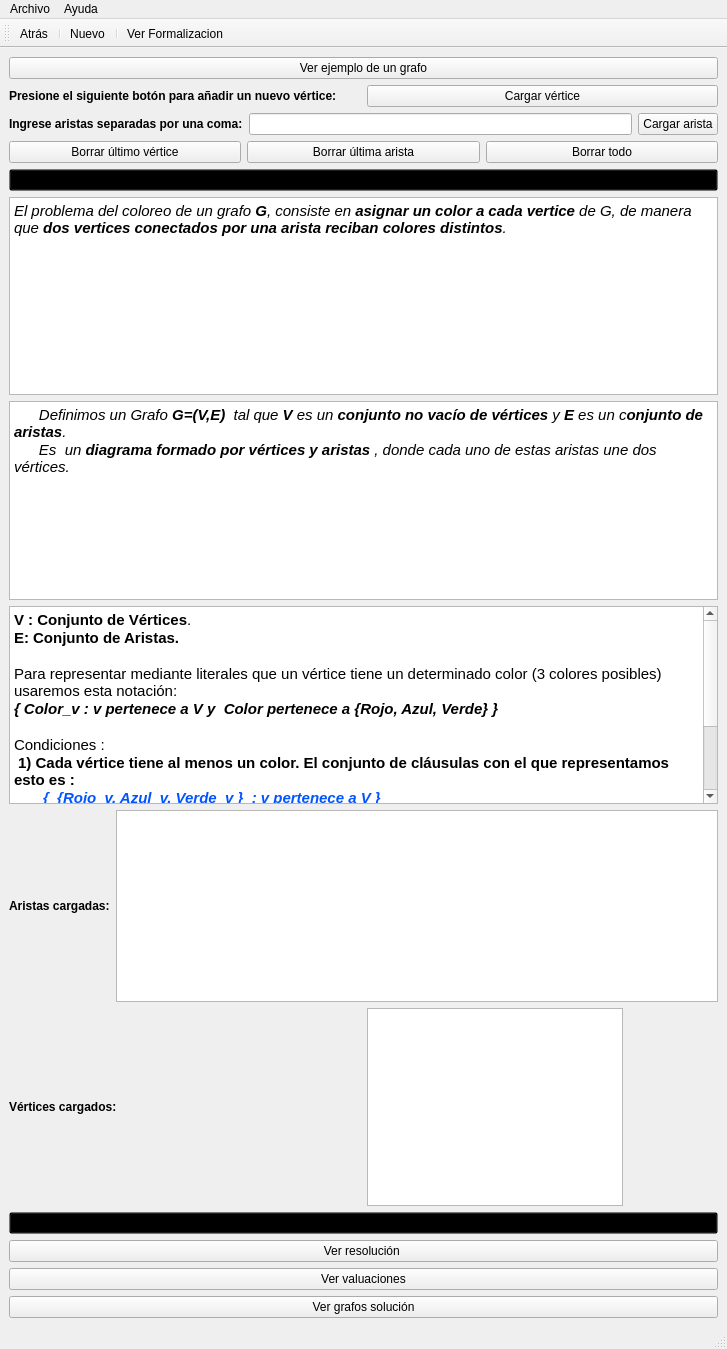
<?xml version="1.0" encoding="UTF-8"?>
<ui version="4.0">
 <class>UIColoreoGrafo</class>
 <widget class="QMainWindow" name="UIColoreoGrafo">
  <property name="geometry">
   <rect>
    <x>0</x>
    <y>0</y>
    <width>620</width>
    <height>1349</height>
   </rect>
  </property>
  <property name="windowTitle">
   <string>MainWindow</string>
  </property>
  <property name="windowIcon">
   <iconset resource="iconos.qrc">
    <normaloff>:/iconos/iconoVentana.png</normaloff>:/iconos/iconoVentana.png</iconset>
  </property>
  <property name="toolTip">
   <string/>
  </property>
  <property name="styleSheet">
   <string notr="true">QMainWindow
{
	background-image: url(:/iconos/gradient7.png);
}
</string>
  </property>
  <widget class="QWidget" name="centralwidget">
   <layout class="QVBoxLayout" name="verticalLayout_2">
    <item>
     <widget class="QPushButton" name="pushButtonVerGrafo">
      <property name="text">
       <string>Ver ejemplo de un grafo</string>
      </property>
     </widget>
    </item>
    <item>
     <layout class="QVBoxLayout" name="verticalLayout">
      <item>
       <layout class="QHBoxLayout" name="horizontalLayout">
        <item>
         <widget class="QLabel" name="label_5">
          <property name="toolTip">
           <string/>
          </property>
          <property name="text">
           <string>&lt;html&gt;&lt;head/&gt;&lt;body&gt;&lt;p&gt;&lt;span style=&quot; font-size:9pt; font-weight:600;&quot;&gt;Presione el siguiente botón para añadir un nuevo vértice:&lt;/span&gt;&lt;/p&gt;&lt;/body&gt;&lt;/html&gt;</string>
          </property>
          <property name="buddy">
           <cstring>lineArco</cstring>
          </property>
         </widget>
        </item>
        <item>
         <widget class="QPushButton" name="CargarVertice">
          <property name="toolTip">
           <string/>
          </property>
          <property name="text">
           <string>Cargar vértice</string>
          </property>
         </widget>
        </item>
       </layout>
      </item>
      <item>
       <layout class="QHBoxLayout" name="horizontalLayout_3">
        <item>
         <widget class="QLabel" name="label_3">
          <property name="toolTip">
           <string/>
          </property>
          <property name="text">
           <string>&lt;html&gt;&lt;head/&gt;&lt;body&gt;&lt;p&gt;&lt;span style=&quot; font-size:9pt; font-weight:600;&quot;&gt;Ingrese aristas separadas por una coma:&lt;/span&gt;&lt;/p&gt;&lt;/body&gt;&lt;/html&gt;</string>
          </property>
          <property name="buddy">
           <cstring>lineArco</cstring>
          </property>
         </widget>
        </item>
        <item>
         <widget class="QLineEdit" name="lineArco">
          <property name="toolTip">
           <string>&lt;html&gt;&lt;head/&gt;&lt;body&gt;&lt;p&gt;Ejemplo : 1,2 (Agregue previamente los vertices 1 y 2 )&lt;/p&gt;&lt;/body&gt;&lt;/html&gt;</string>
          </property>
          <property name="text">
           <string extracomment="Ejemplo : 1 "/>
          </property>
          <property name="maxLength">
           <number>3</number>
          </property>
         </widget>
        </item>
        <item>
         <widget class="QPushButton" name="CargarArco">
          <property name="toolTip">
           <string/>
          </property>
          <property name="text">
           <string>Cargar arista</string>
          </property>
         </widget>
        </item>
       </layout>
      </item>
     </layout>
    </item>
    <item>
     <layout class="QHBoxLayout" name="horizontalLayout_2">
      <item>
       <widget class="QPushButton" name="borrarVertice">
        <property name="toolTip">
         <string/>
        </property>
        <property name="text">
         <string>Borrar último vértice</string>
        </property>
       </widget>
      </item>
      <item>
       <widget class="QPushButton" name="borrarUltimoArco">
        <property name="toolTip">
         <string/>
        </property>
        <property name="text">
         <string>Borrar última arista</string>
        </property>
       </widget>
      </item>
      <item>
       <widget class="QPushButton" name="BorraTodo">
        <property name="toolTip">
         <string/>
        </property>
        <property name="text">
         <string>Borrar todo</string>
        </property>
       </widget>
      </item>
     </layout>
    </item>
    <item>
     <widget class="QPushButton" name="espacio0">
      <property name="styleSheet">
       <string notr="true">QPushButton
{
	background-color: transparent;
}</string>
      </property>
      <property name="text">
       <string/>
      </property>
     </widget>
    </item>
    <item>
     <widget class="QTextBrowser" name="textBrowser_2">
      <property name="html">
       <string>&lt;!DOCTYPE HTML PUBLIC &quot;-//W3C//DTD HTML 4.0//EN&quot; &quot;http://www.w3.org/TR/REC-html40/strict.dtd&quot;&gt;
&lt;html&gt;&lt;head&gt;&lt;meta name=&quot;qrichtext&quot; content=&quot;1&quot; /&gt;&lt;style type=&quot;text/css&quot;&gt;
p, li { white-space: pre-wrap; }
&lt;/style&gt;&lt;/head&gt;&lt;body style=&quot; font-family:'MS Shell Dlg 2'; font-size:8.25pt; font-weight:400; font-style:normal;&quot;&gt;
&lt;p style=&quot; margin-top:0px; margin-bottom:0px; margin-left:0px; margin-right:0px; -qt-block-indent:0; text-indent:0px;&quot;&gt;&lt;span style=&quot; font-size:11pt; font-style:italic;&quot;&gt;El problema del coloreo de un grafo &lt;/span&gt;&lt;span style=&quot; font-size:11pt; font-weight:600; font-style:italic;&quot;&gt;G&lt;/span&gt;&lt;span style=&quot; font-size:11pt; font-style:italic;&quot;&gt;, consiste en &lt;/span&gt;&lt;span style=&quot; font-size:11pt; font-weight:600; font-style:italic;&quot;&gt;asignar un color a cada vertice&lt;/span&gt;&lt;span style=&quot; font-size:11pt; font-style:italic;&quot;&gt; de G, de manera que &lt;/span&gt;&lt;span style=&quot; font-size:11pt; font-weight:600; font-style:italic;&quot;&gt;dos vertices conectados por una arista reciban colores distintos&lt;/span&gt;&lt;span style=&quot; font-size:11pt; font-style:italic;&quot;&gt;.&lt;/span&gt;&lt;/p&gt;
&lt;p style=&quot; margin-top:0px; margin-bottom:0px; margin-left:0px; margin-right:0px; -qt-block-indent:0; text-indent:0px;&quot;&gt;&lt;span style=&quot; font-size:11pt; font-weight:600; font-style:italic;&quot;&gt;		&lt;/span&gt;&lt;img src=&quot;:/iconos/grafo_imagen.png&quot; /&gt;&lt;/p&gt;&lt;/body&gt;&lt;/html&gt;</string>
      </property>
     </widget>
    </item>
    <item>
     <widget class="QTextBrowser" name="textBrowser">
      <property name="html">
       <string>&lt;!DOCTYPE HTML PUBLIC &quot;-//W3C//DTD HTML 4.0//EN&quot; &quot;http://www.w3.org/TR/REC-html40/strict.dtd&quot;&gt;
&lt;html&gt;&lt;head&gt;&lt;meta name=&quot;qrichtext&quot; content=&quot;1&quot; /&gt;&lt;style type=&quot;text/css&quot;&gt;
p, li { white-space: pre-wrap; }
&lt;/style&gt;&lt;/head&gt;&lt;body style=&quot; font-family:'MS Shell Dlg 2'; font-size:8.25pt; font-weight:400; font-style:normal;&quot;&gt;
&lt;p style=&quot; margin-top:0px; margin-bottom:0px; margin-left:0px; margin-right:0px; -qt-block-indent:0; text-indent:0px;&quot;&gt;&lt;span style=&quot; font-size:11pt; font-weight:600; font-style:italic;&quot;&gt;     &lt;/span&gt;&lt;span style=&quot; font-size:11pt; font-style:italic;&quot;&gt; Definimos un Grafo &lt;/span&gt;&lt;span style=&quot; font-size:11pt; font-weight:600; font-style:italic;&quot;&gt;G=(V,E) &lt;/span&gt;&lt;span style=&quot; font-size:11pt; font-style:italic;&quot;&gt; tal que &lt;/span&gt;&lt;span style=&quot; font-size:11pt; font-weight:600; font-style:italic;&quot;&gt;V&lt;/span&gt;&lt;span style=&quot; font-size:11pt; font-style:italic;&quot;&gt; es un &lt;/span&gt;&lt;span style=&quot; font-size:11pt; font-weight:600; font-style:italic;&quot;&gt;conjunto no vacío de vértices&lt;/span&gt;&lt;span style=&quot; font-size:11pt; font-style:italic;&quot;&gt; y &lt;/span&gt;&lt;span style=&quot; font-size:11pt; font-weight:600; font-style:italic;&quot;&gt;E &lt;/span&gt;&lt;span style=&quot; font-size:11pt; font-style:italic;&quot;&gt;es un c&lt;/span&gt;&lt;span style=&quot; font-size:11pt; font-weight:600; font-style:italic;&quot;&gt;onjunto de aristas&lt;/span&gt;&lt;span style=&quot; font-size:11pt; font-style:italic;&quot;&gt;. &lt;/span&gt;&lt;/p&gt;
&lt;p style=&quot; margin-top:0px; margin-bottom:0px; margin-left:0px; margin-right:0px; -qt-block-indent:0; text-indent:0px;&quot;&gt;&lt;span style=&quot; font-size:11pt; font-style:italic;&quot;&gt;      Es  un &lt;/span&gt;&lt;span style=&quot; font-size:11pt; font-weight:600; font-style:italic;&quot;&gt;diagrama formado por vértices y aristas &lt;/span&gt;&lt;span style=&quot; font-size:11pt; font-style:italic;&quot;&gt;, donde cada uno de estas aristas une dos vértices.&lt;/span&gt;&lt;/p&gt;
&lt;p style=&quot;-qt-paragraph-type:empty; margin-top:0px; margin-bottom:0px; margin-left:0px; margin-right:0px; -qt-block-indent:0; text-indent:0px; font-size:11pt; font-style:italic;&quot;&gt;&lt;br /&gt;&lt;/p&gt;&lt;/body&gt;&lt;/html&gt;</string>
      </property>
     </widget>
    </item>
    <item>
     <widget class="QTextBrowser" name="textBrowserC">
      <property name="toolTip">
       <string>&lt;html&gt;&lt;head/&gt;&lt;body&gt;&lt;p&gt;Formalización general&lt;/p&gt;&lt;/body&gt;&lt;/html&gt;</string>
      </property>
      <property name="html">
       <string>&lt;!DOCTYPE HTML PUBLIC &quot;-//W3C//DTD HTML 4.0//EN&quot; &quot;http://www.w3.org/TR/REC-html40/strict.dtd&quot;&gt;
&lt;html&gt;&lt;head&gt;&lt;meta name=&quot;qrichtext&quot; content=&quot;1&quot; /&gt;&lt;style type=&quot;text/css&quot;&gt;
p, li { white-space: pre-wrap; }
&lt;/style&gt;&lt;/head&gt;&lt;body style=&quot; font-family:'MS Shell Dlg 2'; font-size:8.25pt; font-weight:400; font-style:normal;&quot;&gt;
&lt;p style=&quot; margin-top:0px; margin-bottom:0px; margin-left:0px; margin-right:0px; -qt-block-indent:0; text-indent:0px;&quot;&gt;&lt;span style=&quot; font-size:11pt; font-weight:600; color:#000000;&quot;&gt;V : Conjunto de Vértices&lt;/span&gt;&lt;span style=&quot; font-size:11pt; color:#000000;&quot;&gt;. &lt;/span&gt;&lt;/p&gt;
&lt;p style=&quot; margin-top:0px; margin-bottom:0px; margin-left:0px; margin-right:0px; -qt-block-indent:0; text-indent:0px;&quot;&gt;&lt;span style=&quot; font-size:11pt; font-weight:600; color:#000000;&quot;&gt;E: Conjunto de Aristas.&lt;/span&gt;&lt;/p&gt;
&lt;p style=&quot;-qt-paragraph-type:empty; margin-top:0px; margin-bottom:0px; margin-left:0px; margin-right:0px; -qt-block-indent:0; text-indent:0px; font-size:11pt; color:#000000;&quot;&gt;&lt;br /&gt;&lt;/p&gt;
&lt;p style=&quot; margin-top:0px; margin-bottom:0px; margin-left:0px; margin-right:0px; -qt-block-indent:0; text-indent:0px;&quot;&gt;&lt;span style=&quot; font-size:11pt; color:#000000;&quot;&gt;Para representar mediante literales que un vértice tiene un determinado color (3 colores posibles) usaremos esta notación: &lt;/span&gt;&lt;/p&gt;
&lt;p style=&quot; margin-top:0px; margin-bottom:0px; margin-left:0px; margin-right:0px; -qt-block-indent:0; text-indent:0px;&quot;&gt;&lt;span style=&quot; font-size:11pt; font-weight:600; font-style:italic; color:#000000;&quot;&gt;{ Color_v : v pertenece a V y  Color pertenece a {Rojo, Azul, Verde} }&lt;/span&gt;&lt;/p&gt;
&lt;p style=&quot; margin-top:0px; margin-bottom:0px; margin-left:0px; margin-right:0px; -qt-block-indent:0; text-indent:0px;&quot;&gt;&lt;span style=&quot; font-size:11pt; color:#000000;&quot;&gt;   &lt;/span&gt;&lt;/p&gt;
&lt;p style=&quot; margin-top:0px; margin-bottom:0px; margin-left:0px; margin-right:0px; -qt-block-indent:0; text-indent:0px;&quot;&gt;&lt;span style=&quot; font-size:11pt; color:#000000;&quot;&gt;Condiciones : &lt;/span&gt;&lt;/p&gt;
&lt;p style=&quot; margin-top:0px; margin-bottom:0px; margin-left:0px; margin-right:0px; -qt-block-indent:0; text-indent:0px;&quot;&gt;&lt;span style=&quot; font-size:11pt; color:#000000;&quot;&gt; &lt;/span&gt;&lt;span style=&quot; font-size:11pt; font-weight:600; color:#000000;&quot;&gt;1) Cada vértice tiene al menos un color. El conjunto de cláusulas con el que representamos esto es :&lt;/span&gt;&lt;span style=&quot; font-size:11pt; color:#000000;&quot;&gt; &lt;/span&gt;&lt;/p&gt;
&lt;p style=&quot; margin-top:0px; margin-bottom:0px; margin-left:0px; margin-right:0px; -qt-block-indent:0; text-indent:0px;&quot;&gt;&lt;span style=&quot; font-size:11pt; color:#0055ff;&quot;&gt;      &lt;/span&gt;&lt;span style=&quot; font-size:11pt; font-weight:600; font-style:italic; color:#0055ff;&quot;&gt; {  {Rojo_v, Azul_v, Verde_v }  : v pertenece a V }&lt;/span&gt;&lt;/p&gt;
&lt;p style=&quot; margin-top:0px; margin-bottom:0px; margin-left:0px; margin-right:0px; -qt-block-indent:0; text-indent:0px;&quot;&gt;&lt;span style=&quot; font-size:11pt; color:#0055ff;&quot;&gt;   &lt;/span&gt;&lt;/p&gt;
&lt;p style=&quot; margin-top:0px; margin-bottom:0px; margin-left:0px; margin-right:0px; -qt-block-indent:0; text-indent:0px;&quot;&gt;&lt;span style=&quot; font-size:11pt; color:#000000;&quot;&gt; &lt;/span&gt;&lt;span style=&quot; font-size:11pt; font-weight:600; color:#000000;&quot;&gt;2) Cada vértice tiene un solo color y se representa : &lt;/span&gt;&lt;/p&gt;
&lt;p style=&quot; margin-top:0px; margin-bottom:0px; margin-left:0px; margin-right:0px; -qt-block-indent:0; text-indent:0px;&quot;&gt;&lt;span style=&quot; font-size:11pt; color:#ff0000;&quot;&gt;      &lt;/span&gt;&lt;span style=&quot; font-size:11pt; font-style:italic; color:#ff0000;&quot;&gt; &lt;/span&gt;&lt;span style=&quot; font-size:11pt; font-weight:600; font-style:italic; color:#0055ff;&quot;&gt;{~Rojo_v , ~Azul_v} , {~Rojo_v , ~Verde_v} , {~Azul_v , ~Verde_v} &lt;/span&gt;&lt;/p&gt;
&lt;p style=&quot; margin-top:0px; margin-bottom:0px; margin-left:0px; margin-right:0px; -qt-block-indent:0; text-indent:0px;&quot;&gt;&lt;span style=&quot; font-size:11pt; color:#000000;&quot;&gt;   &lt;/span&gt;&lt;/p&gt;
&lt;p style=&quot; margin-top:0px; margin-bottom:0px; margin-left:0px; margin-right:0px; -qt-block-indent:0; text-indent:0px;&quot;&gt;&lt;span style=&quot; font-size:11pt; color:#000000;&quot;&gt; &lt;/span&gt;&lt;span style=&quot; font-size:11pt; font-weight:600; color:#000000;&quot;&gt;3) Dos vértices conectados por un mismo arco no tienen el mismo color  : &lt;/span&gt;&lt;/p&gt;
&lt;p style=&quot; margin-top:0px; margin-bottom:0px; margin-left:0px; margin-right:0px; -qt-block-indent:0; text-indent:0px;&quot;&gt;&lt;span style=&quot; font-size:11pt; color:#ff0000;&quot;&gt;  &lt;/span&gt;&lt;span style=&quot; font-size:11pt; color:#0055ff;&quot;&gt;    &lt;/span&gt;&lt;span style=&quot; font-size:11pt; font-weight:600; font-style:italic; color:#0055ff;&quot;&gt; { {~Rojo_a , ~Rojo_b} ,{~Azul_a , ~Azul_b} , {~Verde_a , ~Verde_b } : (a,b) pertenece a E } &lt;/span&gt;&lt;/p&gt;&lt;/body&gt;&lt;/html&gt;</string>
      </property>
     </widget>
    </item>
    <item>
     <layout class="QHBoxLayout" name="horizontalLayout_5">
      <item>
       <widget class="QLabel" name="label_4">
        <property name="toolTip">
         <string/>
        </property>
        <property name="text">
         <string>&lt;html&gt;&lt;head/&gt;&lt;body&gt;&lt;p&gt;&lt;span style=&quot; font-size:9pt; font-weight:600;&quot;&gt;Aristas cargadas:&lt;/span&gt;&lt;/p&gt;&lt;/body&gt;&lt;/html&gt;</string>
        </property>
       </widget>
      </item>
      <item alignment="Qt::AlignLeft">
       <widget class="QTextBrowser" name="textBrowserA">
        <property name="enabled">
         <bool>true</bool>
        </property>
        <property name="sizePolicy">
         <sizepolicy hsizetype="Preferred" vsizetype="Preferred">
          <horstretch>0</horstretch>
          <verstretch>0</verstretch>
         </sizepolicy>
        </property>
        <property name="minimumSize">
         <size>
          <width>602</width>
          <height>93</height>
         </size>
        </property>
        <property name="toolTip">
         <string>&lt;html&gt;&lt;head/&gt;&lt;body&gt;&lt;p&gt;Lista de Aristas (Si los vertices que se ingresan, no existen, no se creara la arista ).&lt;/p&gt;&lt;/body&gt;&lt;/html&gt;</string>
        </property>
       </widget>
      </item>
     </layout>
    </item>
    <item>
     <layout class="QHBoxLayout" name="horizontalLayout_4">
      <item>
       <widget class="QLabel" name="label_2">
        <property name="toolTip">
         <string/>
        </property>
        <property name="text">
         <string>&lt;html&gt;&lt;head/&gt;&lt;body&gt;&lt;p&gt;&lt;span style=&quot; font-size:9pt; font-weight:600;&quot;&gt;Vértices cargados:&lt;/span&gt;&lt;/p&gt;&lt;/body&gt;&lt;/html&gt;</string>
        </property>
       </widget>
      </item>
      <item alignment="Qt::AlignLeft">
       <widget class="QTextBrowser" name="textBrowserV">
        <property name="enabled">
         <bool>true</bool>
        </property>
        <property name="mouseTracking">
         <bool>false</bool>
        </property>
        <property name="toolTip">
         <string>&lt;!DOCTYPE HTML PUBLIC &quot;-//W3C//DTD HTML 4.0//EN&quot; &quot;http://www.w3.org/TR/REC-html40/strict.dtd&quot;&gt;
&lt;html&gt;&lt;head&gt;&lt;meta name=&quot;qrichtext&quot; content=&quot;1&quot; /&gt;&lt;style type=&quot;text/css&quot;&gt;
p, li { white-space: pre-wrap; }
&lt;/style&gt;&lt;/head&gt;&lt;body style=&quot; font-family:'MS Shell Dlg 2'; font-size:8pt; font-weight:400; font-style:normal;&quot;&gt;
&lt;p style=&quot; margin-top:0px; margin-bottom:0px; margin-left:0px; margin-right:0px; -qt-block-indent:0; text-indent:0px;&quot;&gt;Lista de vértices&lt;/p&gt;&lt;/body&gt;&lt;/html&gt;</string>
        </property>
       </widget>
      </item>
     </layout>
    </item>
    <item>
     <widget class="QPushButton" name="espacio2">
      <property name="styleSheet">
       <string notr="true">QPushButton
{
	background-color: transparent;
}</string>
      </property>
      <property name="text">
       <string/>
      </property>
     </widget>
    </item>
    <item>
     <widget class="QPushButton" name="Resolver">
      <property name="toolTip">
       <string/>
      </property>
      <property name="text">
       <string>Ver resolución </string>
      </property>
     </widget>
    </item>
    <item>
     <widget class="QPushButton" name="pushButtonVerVal">
      <property name="text">
       <string>Ver valuaciones</string>
      </property>
     </widget>
    </item>
    <item>
     <widget class="QPushButton" name="botonGrafos">
      <property name="text">
       <string>Ver grafos solución</string>
      </property>
     </widget>
    </item>
   </layout>
   <zorder>textBrowser_2</zorder>
   <zorder>textBrowser</zorder>
   <zorder>textBrowserC</zorder>
   <zorder>label_4</zorder>
   <zorder>label_2</zorder>
   <zorder>textBrowserA</zorder>
   <zorder>textBrowserV</zorder>
   <zorder>Resolver</zorder>
   <zorder>pushButtonVerGrafo</zorder>
   <zorder>pushButtonVerVal</zorder>
   <zorder>botonGrafos</zorder>
   <zorder></zorder>
   <zorder>CargarVertice</zorder>
   <zorder></zorder>
   <zorder>espacio0</zorder>
   <zorder></zorder>
   <zorder>espacio2</zorder>
  </widget>
  <widget class="QMenuBar" name="menubar">
   <property name="geometry">
    <rect>
     <x>0</x>
     <y>0</y>
     <width>620</width>
     <height>21</height>
    </rect>
   </property>
   <widget class="QMenu" name="menuArchivo">
    <property name="title">
     <string>Archivo</string>
    </property>
    <addaction name="actionNuevo"/>
   </widget>
   <widget class="QMenu" name="menuAyuda">
    <property name="title">
     <string>Ayuda</string>
    </property>
    <addaction name="actionProblema_del_Coloreo_de_un_Grafo"/>
    <addaction name="separator"/>
    <addaction name="action_Que_es_un_Grafo"/>
   </widget>
   <addaction name="menuArchivo"/>
   <addaction name="menuAyuda"/>
  </widget>
  <widget class="QStatusBar" name="statusbar"/>
  <widget class="QToolBar" name="toolBar">
   <property name="windowTitle">
    <string>toolBar</string>
   </property>
   <attribute name="toolBarArea">
    <enum>TopToolBarArea</enum>
   </attribute>
   <attribute name="toolBarBreak">
    <bool>false</bool>
   </attribute>
   <addaction name="actionAtras"/>
   <addaction name="separator"/>
   <addaction name="actionNuevo"/>
   <addaction name="separator"/>
   <addaction name="actionVerFormalizacion"/>
  </widget>
  <action name="action_Que_es_un_Grafo">
   <property name="icon">
    <iconset resource="iconos.qrc">
     <normaloff>:/iconos/configuration12.png</normaloff>:/iconos/configuration12.png</iconset>
   </property>
   <property name="text">
    <string>¿Que es un Grafo? </string>
   </property>
  </action>
  <action name="actionNuevo">
   <property name="icon">
    <iconset>
     <normaloff>add121.png</normaloff>add121.png</iconset>
   </property>
   <property name="text">
    <string>Nuevo</string>
   </property>
  </action>
  <action name="actionAtras">
   <property name="icon">
    <iconset>
     <normaloff>back28.png</normaloff>back28.png</iconset>
   </property>
   <property name="text">
    <string>Atrás</string>
   </property>
  </action>
  <action name="actionProblema_del_Coloreo_de_un_Grafo">
   <property name="icon">
    <iconset>
     <normaloff>configuration12.png</normaloff>configuration12.png</iconset>
   </property>
   <property name="text">
    <string>Problema del Coloreo de un Grafo</string>
   </property>
  </action>
  <action name="actionVerFormalizacion">
   <property name="icon">
    <iconset resource="iconos.qrc">
     <normaloff>:/iconos/search67.png</normaloff>:/iconos/search67.png</iconset>
   </property>
   <property name="text">
    <string>Ver Formalizacion</string>
   </property>
  </action>
 </widget>
 <tabstops>
  <tabstop>lineArco</tabstop>
  <tabstop>textBrowserV</tabstop>
  <tabstop>textBrowserC</tabstop>
 </tabstops>
 <resources>
  <include location="iconos.qrc"/>
 </resources>
 <connections>
  <connection>
   <sender>lineArco</sender>
   <signal>returnPressed()</signal>
   <receiver>CargarArco</receiver>
   <slot>click()</slot>
   <hints>
    <hint type="sourcelabel">
     <x>532</x>
     <y>121</y>
    </hint>
    <hint type="destinationlabel">
     <x>614</x>
     <y>123</y>
    </hint>
   </hints>
  </connection>
 </connections>
</ui>
